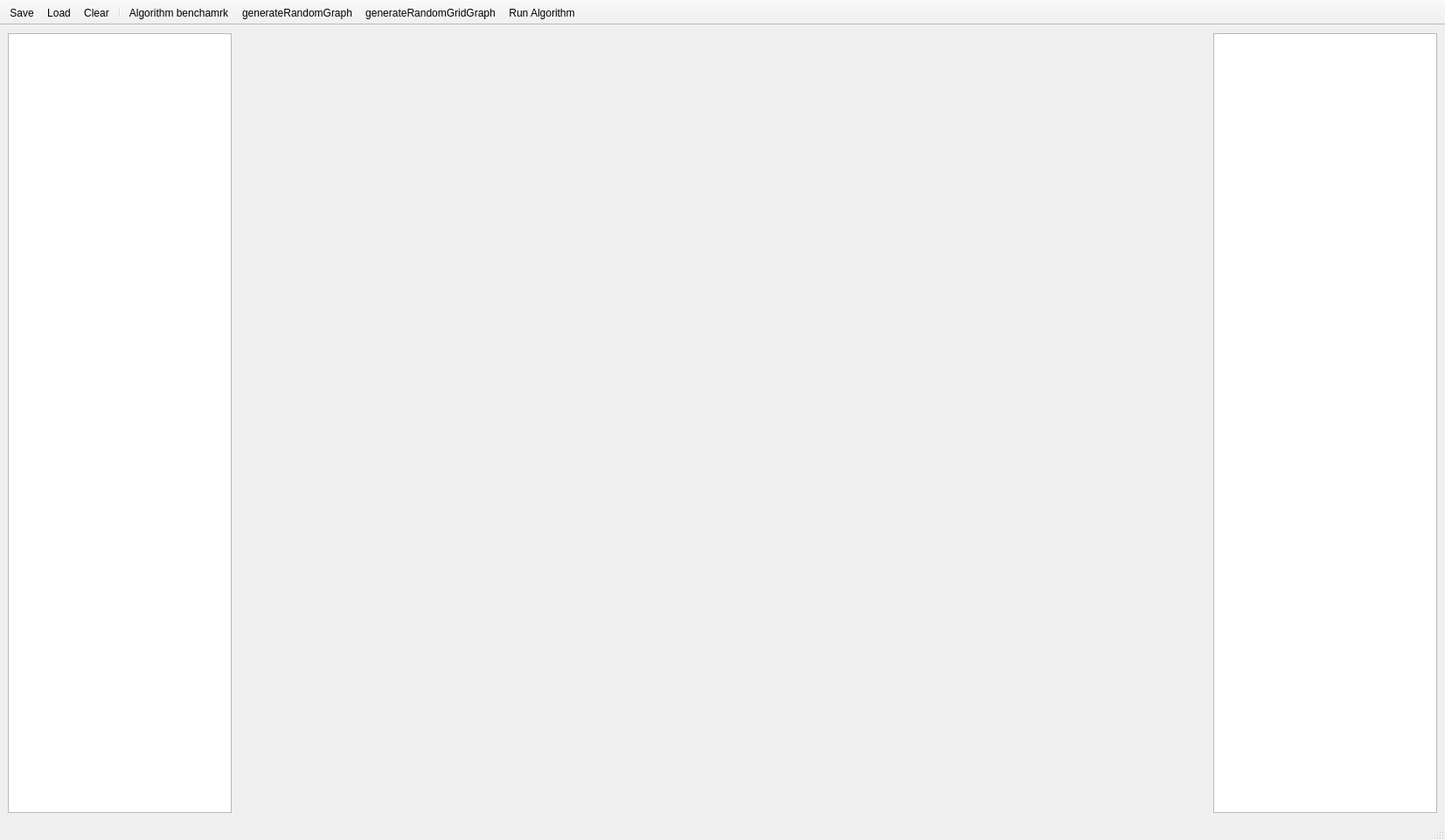
<?xml version="1.0" encoding="UTF-8"?>
<ui version="4.0">
 <class>AlgorithmVisualizationWindow</class>
 <widget class="QMainWindow" name="AlgorithmVisualizationWindow">
  <property name="geometry">
   <rect>
    <x>0</x>
    <y>0</y>
    <width>1653</width>
    <height>961</height>
   </rect>
  </property>
  <property name="windowTitle">
   <string>MainWindow</string>
  </property>
  <property name="iconSize">
   <size>
    <width>35</width>
    <height>35</height>
   </size>
  </property>
  <widget class="QWidget" name="centralwidget">
   <layout class="QVBoxLayout" name="verticalLayout">
    <item>
     <layout class="QHBoxLayout" name="horizontalLayout">
      <item>
       <widget class="QTreeView" name="treeView">
        <property name="sizePolicy">
         <sizepolicy hsizetype="Minimum" vsizetype="Expanding">
          <horstretch>0</horstretch>
          <verstretch>0</verstretch>
         </sizepolicy>
        </property>
        <property name="minimumSize">
         <size>
          <width>100</width>
          <height>0</height>
         </size>
        </property>
        <property name="editTriggers">
         <set>QAbstractItemView::EditTrigger::NoEditTriggers</set>
        </property>
       </widget>
      </item>
      <item>
       <widget class="QWidget" name="widget1" native="true">
        <property name="sizePolicy">
         <sizepolicy hsizetype="Expanding" vsizetype="Preferred">
          <horstretch>0</horstretch>
          <verstretch>0</verstretch>
         </sizepolicy>
        </property>
        <property name="minimumSize">
         <size>
          <width>1100</width>
          <height>0</height>
         </size>
        </property>
       </widget>
      </item>
      <item>
       <widget class="QListView" name="listView">
        <property name="sizePolicy">
         <sizepolicy hsizetype="Minimum" vsizetype="Expanding">
          <horstretch>0</horstretch>
          <verstretch>0</verstretch>
         </sizepolicy>
        </property>
        <property name="minimumSize">
         <size>
          <width>100</width>
          <height>0</height>
         </size>
        </property>
       </widget>
      </item>
     </layout>
    </item>
   </layout>
  </widget>
  <widget class="QStatusBar" name="statusbar"/>
  <widget class="QToolBar" name="toolBar">
   <property name="windowTitle">
    <string>toolBar</string>
   </property>
   <property name="movable">
    <bool>false</bool>
   </property>
   <property name="floatable">
    <bool>false</bool>
   </property>
   <attribute name="toolBarArea">
    <enum>TopToolBarArea</enum>
   </attribute>
   <attribute name="toolBarBreak">
    <bool>false</bool>
   </attribute>
   <addaction name="actionSave"/>
   <addaction name="actionLoad"/>
   <addaction name="actionClear"/>
   <addaction name="separator"/>
   <addaction name="actionAlgorithm_benchmark"/>
   <addaction name="actionGenerateRandomGraph"/>
   <addaction name="actionGenerateRandomGridGraph"/>
   <addaction name="actionRun_Algorithm"/>
  </widget>
  <action name="actionSave">
   <property name="icon">
    <iconset resource="icons.qrc">
     <normaloff>:/icons/save.png</normaloff>:/icons/save.png</iconset>
   </property>
   <property name="text">
    <string>Save</string>
   </property>
   <property name="toolTip">
    <string>Save graph to file</string>
   </property>
  </action>
  <action name="actionLoad">
   <property name="icon">
    <iconset resource="icons.qrc">
     <normaloff>:/icons/load.png</normaloff>:/icons/load.png</iconset>
   </property>
   <property name="text">
    <string>Load</string>
   </property>
   <property name="toolTip">
    <string>Load graph from file</string>
   </property>
  </action>
  <action name="actionClear">
   <property name="icon">
    <iconset resource="icons.qrc">
     <normaloff>:/icons/clear.png</normaloff>:/icons/clear.png</iconset>
   </property>
   <property name="text">
    <string>Clear</string>
   </property>
   <property name="toolTip">
    <string>Clear graph</string>
   </property>
  </action>
  <action name="actionRun_Algorithm">
   <property name="checkable">
    <bool>true</bool>
   </property>
   <property name="icon">
    <iconset resource="icons.qrc">
     <normaloff>:/icons/play.png</normaloff>
     <normalon>:/icons/pause.png</normalon>:/icons/play.png</iconset>
   </property>
   <property name="text">
    <string>Run Algorithm</string>
   </property>
   <property name="toolTip">
    <string>Run algorithm</string>
   </property>
  </action>
  <action name="actionGenerateRandomGraph">
   <property name="icon">
    <iconset resource="icons.qrc">
     <normaloff>:/icons/random.png</normaloff>:/icons/random.png</iconset>
   </property>
   <property name="text">
    <string>generateRandomGraph</string>
   </property>
   <property name="toolTip">
    <string>Generate random graph</string>
   </property>
   <property name="menuRole">
    <enum>QAction::MenuRole::NoRole</enum>
   </property>
  </action>
  <action name="actionGenerateRandomGridGraph">
   <property name="icon">
    <iconset resource="icons.qrc">
     <normaloff>:/icons/gridgraph.png</normaloff>:/icons/gridgraph.png</iconset>
   </property>
   <property name="text">
    <string>generateRandomGridGraph</string>
   </property>
   <property name="toolTip">
    <string>Generate random grid graph</string>
   </property>
   <property name="menuRole">
    <enum>QAction::MenuRole::NoRole</enum>
   </property>
  </action>
  <action name="actionAlgorithm_benchmark">
   <property name="icon">
    <iconset resource="icons.qrc">
     <normaloff>:/icons/hardrun.png</normaloff>:/icons/hardrun.png</iconset>
   </property>
   <property name="text">
    <string>Algorithm benchamrk</string>
   </property>
   <property name="toolTip">
    <string>Run algorithm benchmark</string>
   </property>
   <property name="menuRole">
    <enum>QAction::MenuRole::NoRole</enum>
   </property>
  </action>
 </widget>
 <resources>
  <include location="icons.qrc"/>
 </resources>
 <connections/>
</ui>
